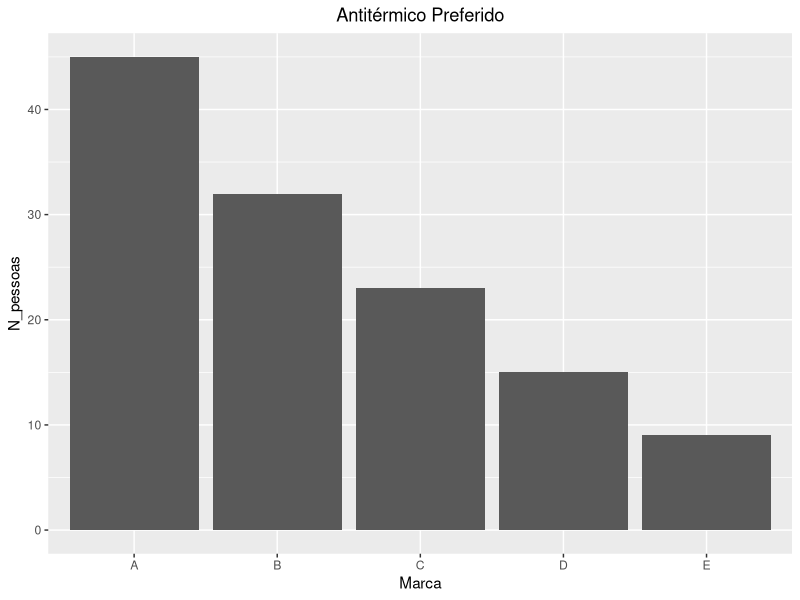

Reproduce this figure in R.
##Exercicio 5##

# Instalando pacote #
install.packages("readxl")
install.packages("tidyverse")
install.packages("bbl")

# Carregando a biblioteca #
library("tidyverse")
library(readxl)

# Importando o arquivo do exercício 5#
df.ex5  <- read_excel("dados/exercicio5.xls")

#Gráfico de Barras#
df.ex5 <- df.ex5 %>% rename(Marca=1,N_pessoas=2)

ggplot(data = df.ex5) +
  geom_col(aes(x = Marca, y = N_pessoas)) +
  ggtitle(paste("Antitérmico Preferido")) +
  theme(plot.title = element_text(hjust = 0.5))